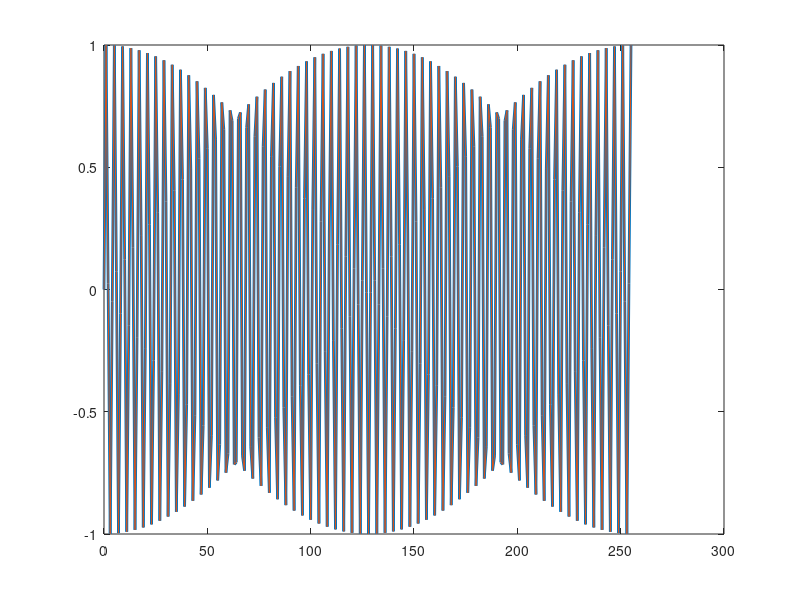

Reproduce this figure in MATLAB.
N = 256;
f_bar = zeros(N,1);
j = 127;
f_bar(j+1) = 1;


f_tilde = cat(1, f_bar(1), 0.5*f_bar(2:N), 0, 0.5*f_bar(N:-1:2));
f_tilde = cat(1, f_bar(1), 0.5*f_bar(2:N), 0, 0.5*f_bar(N:-1:2));


% f = ifct(f_bar);
% x = linspace(0,N,N);
% f_test = cos(2*pi*x/N);

f = real(fft(f_tilde));
f = f(1:N);
Lz = N;
dz = Lz/N;
x = dz*(0:N-1)';
f_test = cos(j*pi*x/N);


%   figure, plot(x,f,'LineWidth', 2)
%   hold on, plot(x,f_test)


% Now let's test W!
j = 127;
f_bar = zeros(N,1);
f_bar(j+1) = 1;

f_tilde = sqrt(-1)*cat(1, f_bar(1), 0.5*f_bar(2:N), 0, -0.5*f_bar(N:-1:2));

f = real(fft(f_tilde));
f = f(1:N);
Lz = N;
dz = Lz/N;
x = dz*(0:N-1)';
f_test = sin(j*pi*x/N);


figure, plot(x,f,'LineWidth', 2)
hold on, plot(x,f_test)